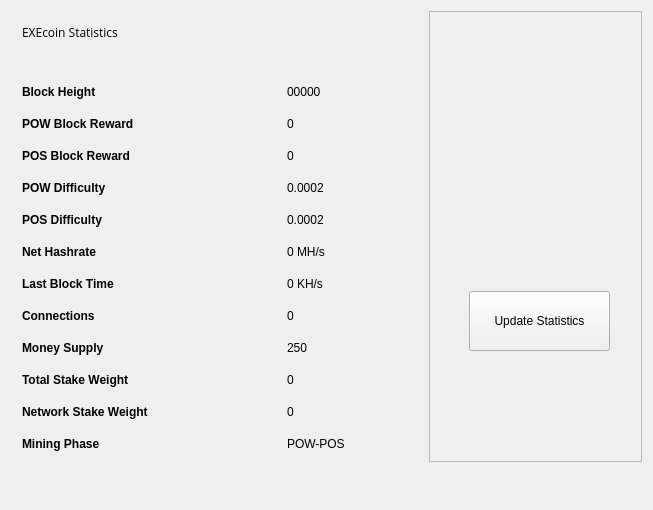
<?xml version="1.0" encoding="UTF-8"?>
<ui version="4.0">
 <class>StatisticsPage</class>
 <widget class="QWidget" name="StatisticsPage">
  <property name="windowModality">
   <enum>Qt::NonModal</enum>
  </property>
  <property name="geometry">
   <rect>
    <x>0</x>
    <y>0</y>
    <width>653</width>
    <height>510</height>
   </rect>
  </property>
  <property name="windowTitle">
   <string>Digging</string>
  </property>
  <property name="styleSheet">
   <string notr="true">font-family:'Open Sans, sans-serif';</string>
  </property>
  <layout class="QGridLayout" name="gridLayout">
   <property name="sizeConstraint">
    <enum>QLayout::SetMaximumSize</enum>
   </property>
   <item row="0" column="1">
    <widget class="QFrame" name="frame">
     <property name="minimumSize">
      <size>
       <width>213</width>
       <height>0</height>
      </size>
     </property>
     <property name="frameShape">
      <enum>QFrame::StyledPanel</enum>
     </property>
     <property name="frameShadow">
      <enum>QFrame::Raised</enum>
     </property>
     <widget class="QPushButton" name="startButton">
      <property name="geometry">
       <rect>
        <x>40</x>
        <y>280</y>
        <width>141</width>
        <height>60</height>
       </rect>
      </property>
      <property name="sizePolicy">
       <sizepolicy hsizetype="Fixed" vsizetype="Fixed">
        <horstretch>0</horstretch>
        <verstretch>0</verstretch>
       </sizepolicy>
      </property>
      <property name="minimumSize">
       <size>
        <width>120</width>
        <height>60</height>
       </size>
      </property>
      <property name="autoFillBackground">
       <bool>false</bool>
      </property>
      <property name="styleSheet">
       <string notr="true"/>
      </property>
      <property name="text">
       <string>Update Statistics</string>
      </property>
     </widget>
     <widget class="QLabel" name="label">
      <property name="geometry">
       <rect>
        <x>10</x>
        <y>10</y>
        <width>191</width>
        <height>191</height>
       </rect>
      </property>
      <property name="text">
       <string/>
      </property>
      <property name="pixmap">
       <pixmap resource="../bitcoin.qrc">:/icons/coinbg</pixmap>
      </property>
      <property name="scaledContents">
       <bool>true</bool>
      </property>
     </widget>
    </widget>
   </item>
   <item row="0" column="0">
    <widget class="QFrame" name="gridFrame_2">
     <layout class="QGridLayout" name="gridLayout_4">
      <item row="3" column="0">
       <layout class="QFormLayout" name="formLayout_2">
        <property name="fieldGrowthPolicy">
         <enum>QFormLayout::FieldsStayAtSizeHint</enum>
        </property>
        <property name="horizontalSpacing">
         <number>139</number>
        </property>
        <property name="verticalSpacing">
         <number>18</number>
        </property>
        <property name="rightMargin">
         <number>0</number>
        </property>
        <item row="1" column="0">
         <widget class="QLabel" name="label_14">
          <property name="text">
           <string>&lt;html&gt;&lt;head/&gt;&lt;body&gt;&lt;p&gt;&lt;span style=&quot; font-weight:600;&quot;&gt;Block Height&lt;/span&gt;&lt;/p&gt;&lt;/body&gt;&lt;/html&gt;</string>
          </property>
         </widget>
        </item>
        <item row="1" column="1">
         <widget class="QLabel" name="heightBox">
          <property name="text">
           <string>00000</string>
          </property>
         </widget>
        </item>
        <item row="2" column="0">
         <widget class="QLabel" name="label_12">
          <property name="text">
           <string>&lt;html&gt;&lt;head/&gt;&lt;body&gt;&lt;p&gt;&lt;span style=&quot; font-weight:600;&quot;&gt;POW Block Reward&lt;/span&gt;&lt;/p&gt;&lt;/body&gt;&lt;/html&gt;</string>
          </property>
         </widget>
        </item>
        <item row="2" column="1">
         <widget class="QLabel" name="rewardBox">
          <property name="text">
           <string>0</string>
          </property>
         </widget>
        </item>
        <item row="3" column="0">
         <widget class="QLabel" name="label_17">
          <property name="text">
           <string>&lt;html&gt;&lt;head/&gt;&lt;body&gt;&lt;p&gt;&lt;span style=&quot; font-weight:600;&quot;&gt;POS Block Reward&lt;/span&gt;&lt;/p&gt;&lt;/body&gt;&lt;/html&gt;</string>
          </property>
         </widget>
        </item>
        <item row="3" column="1">
         <widget class="QLabel" name="posrewardBox">
          <property name="text">
           <string>0</string>
          </property>
         </widget>
        </item>
        <item row="4" column="0">
         <widget class="QLabel" name="label_13">
          <property name="text">
           <string>&lt;html&gt;&lt;head/&gt;&lt;body&gt;&lt;p&gt;&lt;span style=&quot; font-weight:600;&quot;&gt;POW Difficulty&lt;/span&gt;&lt;/p&gt;&lt;/body&gt;&lt;/html&gt;</string>
          </property>
         </widget>
        </item>
        <item row="4" column="1">
         <widget class="QLabel" name="diffBox">
          <property name="text">
           <string>0.0002</string>
          </property>
         </widget>
        </item>
        <item row="5" column="0">
         <widget class="QLabel" name="label_9">
          <property name="text">
           <string>&lt;html&gt;&lt;head/&gt;&lt;body&gt;&lt;p&gt;&lt;span style=&quot; font-weight:600;&quot;&gt;POS Difficulty&lt;/span&gt;&lt;/p&gt;&lt;/body&gt;&lt;/html&gt;</string>
          </property>
         </widget>
        </item>
        <item row="5" column="1">
         <widget class="QLabel" name="diffBox2">
          <property name="text">
           <string>0.0002</string>
          </property>
         </widget>
        </item>
        <item row="6" column="1">
         <widget class="QLabel" name="pawrateBox">
          <property name="text">
           <string>0 MH/s</string>
          </property>
         </widget>
        </item>
        <item row="7" column="0">
         <widget class="QLabel" name="label3_2">
          <property name="sizePolicy">
           <sizepolicy hsizetype="Preferred" vsizetype="Maximum">
            <horstretch>0</horstretch>
            <verstretch>0</verstretch>
           </sizepolicy>
          </property>
          <property name="text">
           <string>&lt;html&gt;&lt;head/&gt;&lt;body&gt;&lt;p&gt;&lt;span style=&quot; font-weight:600;&quot;&gt;Last Block Time&lt;/span&gt;&lt;/p&gt;&lt;/body&gt;&lt;/html&gt;</string>
          </property>
         </widget>
        </item>
        <item row="7" column="1">
         <widget class="QLabel" name="localBox">
          <property name="text">
           <string>0 KH/s</string>
          </property>
         </widget>
        </item>
        <item row="8" column="0">
         <widget class="QLabel" name="label1_2">
          <property name="text">
           <string>&lt;html&gt;&lt;head/&gt;&lt;body&gt;&lt;p&gt;&lt;span style=&quot; font-weight:600;&quot;&gt;Connections&lt;/span&gt;&lt;/p&gt;&lt;/body&gt;&lt;/html&gt;</string>
          </property>
         </widget>
        </item>
        <item row="8" column="1">
         <widget class="QLabel" name="connectionBox">
          <property name="text">
           <string>0</string>
          </property>
         </widget>
        </item>
        <item row="9" column="0">
         <widget class="QLabel" name="label_8">
          <property name="text">
           <string>&lt;html&gt;&lt;head/&gt;&lt;body&gt;&lt;p&gt;&lt;span style=&quot; font-weight:600;&quot;&gt;Money Supply&lt;/span&gt;&lt;/p&gt;&lt;/body&gt;&lt;/html&gt;</string>
          </property>
         </widget>
        </item>
        <item row="9" column="1">
         <widget class="QLabel" name="volumeBox">
          <property name="text">
           <string>250</string>
          </property>
         </widget>
        </item>
        <item row="10" column="0">
         <widget class="QLabel" name="label_10">
          <property name="text">
           <string>&lt;html&gt;&lt;head/&gt;&lt;body&gt;&lt;p&gt;&lt;span style=&quot; font-weight:600;&quot;&gt;Total Stake Weight&lt;/span&gt;&lt;/p&gt;&lt;/body&gt;&lt;/html&gt;</string>
          </property>
         </widget>
        </item>
        <item row="10" column="1">
         <widget class="QLabel" name="minBox">
          <property name="text">
           <string>0</string>
          </property>
         </widget>
        </item>
        <item row="11" column="0">
         <widget class="QLabel" name="label_11">
          <property name="text">
           <string>&lt;html&gt;&lt;head/&gt;&lt;body&gt;&lt;p&gt;&lt;span style=&quot; font-weight:600;&quot;&gt;Network Stake Weight&lt;/span&gt;&lt;/p&gt;&lt;/body&gt;&lt;/html&gt;</string>
          </property>
         </widget>
        </item>
        <item row="11" column="1">
         <widget class="QLabel" name="maxBox">
          <property name="text">
           <string>0</string>
          </property>
         </widget>
        </item>
        <item row="12" column="0">
         <widget class="QLabel" name="label_15">
          <property name="text">
           <string>&lt;html&gt;&lt;head/&gt;&lt;body&gt;&lt;p&gt;&lt;span style=&quot; font-weight:600;&quot;&gt;Mining Phase&lt;/span&gt;&lt;/p&gt;&lt;/body&gt;&lt;/html&gt;</string>
          </property>
         </widget>
        </item>
        <item row="12" column="1">
         <widget class="QLabel" name="cBox">
          <property name="text">
           <string>POW-POS</string>
          </property>
         </widget>
        </item>
        <item row="6" column="0">
         <widget class="QLabel" name="label_16">
          <property name="text">
           <string>&lt;html&gt;&lt;head/&gt;&lt;body&gt;&lt;p&gt;&lt;span style=&quot; font-weight:600;&quot;&gt;Net Hashrate&lt;/span&gt;&lt;/p&gt;&lt;/body&gt;&lt;/html&gt;</string>
          </property>
         </widget>
        </item>
       </layout>
      </item>
      <item row="1" column="0">
       <layout class="QHBoxLayout" name="horizontalLayout_4">
        <property name="spacing">
         <number>7</number>
        </property>
        <item>
         <widget class="QLabel" name="label_5">
          <property name="font">
           <font>
            <family>Open Sans, sans-serif</family>
           </font>
          </property>
          <property name="text">
           <string>EXEcoin Statistics</string>
          </property>
         </widget>
        </item>
        <item>
         <spacer name="horizontalSpacer_2">
          <property name="orientation">
           <enum>Qt::Horizontal</enum>
          </property>
          <property name="sizeHint" stdset="0">
           <size>
            <width>40</width>
            <height>20</height>
           </size>
          </property>
         </spacer>
        </item>
       </layout>
      </item>
      <item row="2" column="0">
       <spacer name="verticalSpacer_2">
        <property name="orientation">
         <enum>Qt::Vertical</enum>
        </property>
        <property name="sizeHint" stdset="0">
         <size>
          <width>20</width>
          <height>40</height>
         </size>
        </property>
       </spacer>
      </item>
     </layout>
    </widget>
   </item>
   <item row="1" column="0">
    <spacer name="verticalSpacer">
     <property name="orientation">
      <enum>Qt::Vertical</enum>
     </property>
     <property name="sizeHint" stdset="0">
      <size>
       <width>20</width>
       <height>40</height>
      </size>
     </property>
    </spacer>
   </item>
  </layout>
 </widget>
 <layoutdefault spacing="6" margin="11"/>
 <resources>
  <include location="../bitcoin.qrc"/>
 </resources>
 <connections/>
</ui>
